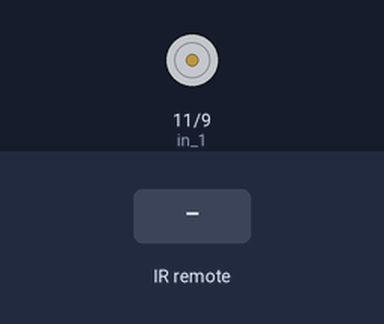
Bench run of a sketch on a simulated Arduino Uno, built with avr-gcc and run on an emulated ATmega328P. On the bench: motor-driver pin pairs drawn as motors (green arrow = first pin HIGH = forward, orange = second pin HIGH = backward, longer = more drive, scaled by the enable pin). Inputs (shaded band) come from the test bench.

Above: at 1.2 s.
1.3 s: infrared code 0xFD20DF received
At 1.6 s:
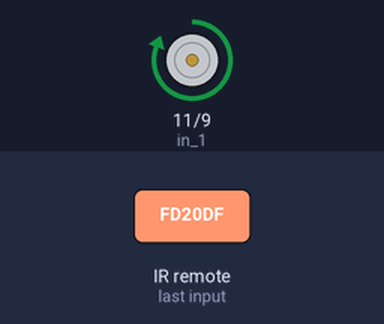
2.8 s: infrared code 0xFD609F received
At 4.0 s:
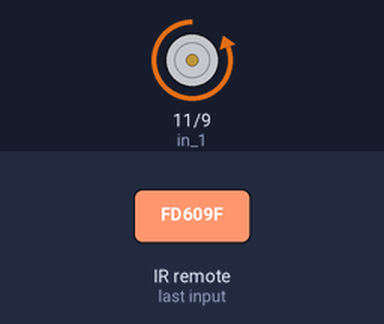
Timing chart, 0 to 5.8 s (numbered marks = the images above; inputs shaded):
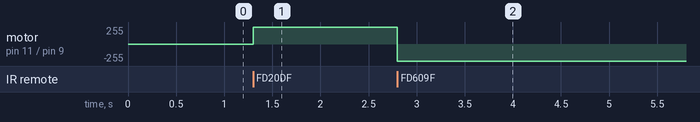

The sketch:

code.ino
```cpp
// Library for IR remote
#include <IRremote.h>

// Fore receiver pin of IR sensor
const int RECV_PIN = 8;
IRrecv irrecv(RECV_PIN);

// a variable to detect if input was given or not
decode_results results;

// Declaring variable for key value input from IR remote //initally zero
unsigned long key_value = 0;

// Declaring a variable to store 0 or 1 for direction of rotation of motor
int rotate = 0;

// Declaring variables for pin numbers
const int pwm = 13;
const int in_1 = 11;
const int in_2 = 9;

// setp function
void setup()
{
    Serial.begin(9600);

    // Setting INPUT and OUTPUT mode for all pins

    pinMode(2, INPUT);
    pinMode(pwm, OUTPUT);
    pinMode(in_1, OUTPUT);
    pinMode(in_2, OUTPUT);

    // Starting IR sensor
    irrecv.enableIRIn();
    irrecv.blink13(true);
}
void loop()
{

    // For clockwise rotation
    if (rotate == -1)
    {
        digitalWrite(in_1, HIGH);
        digitalWrite(in_2, LOW);
        analogWrite(pwm, 255);
    }

    // For anti-clockwise rotation
    else if (rotate == 1)
    {
        digitalWrite(in_1, LOW);
        digitalWrite(in_2, HIGH);
        analogWrite(pwm, 255);
    }

    else if (rotate == 0)
    {
        analogWrite(pwm, 0);
    }

    // if input is given
    if (irrecv.decode(&results))
    {

        if (results.value == 0XFFFFFFFF)
        {
            // repetition of keys
            results.value = key_value;
        }
        switch (results.value)
        {
        case 0xFD20DF: // For Next button
            rotate = -1;
            break;
        case 0xFD609F: // For Previous button
            rotate = 1;
            break;
            ;
        }
        key_value = results.value;
        irrecv.resume();
    }
}
```

Measured:
- after the input at 1.3 s, motor on pin 11 (in_1) / pin 9 (in_2): stopped → forward 255/255 at once
- after the input at 2.8 s, motor on pin 11 (in_1) / pin 9 (in_2): forward 255/255 → backward 255/255 at once
